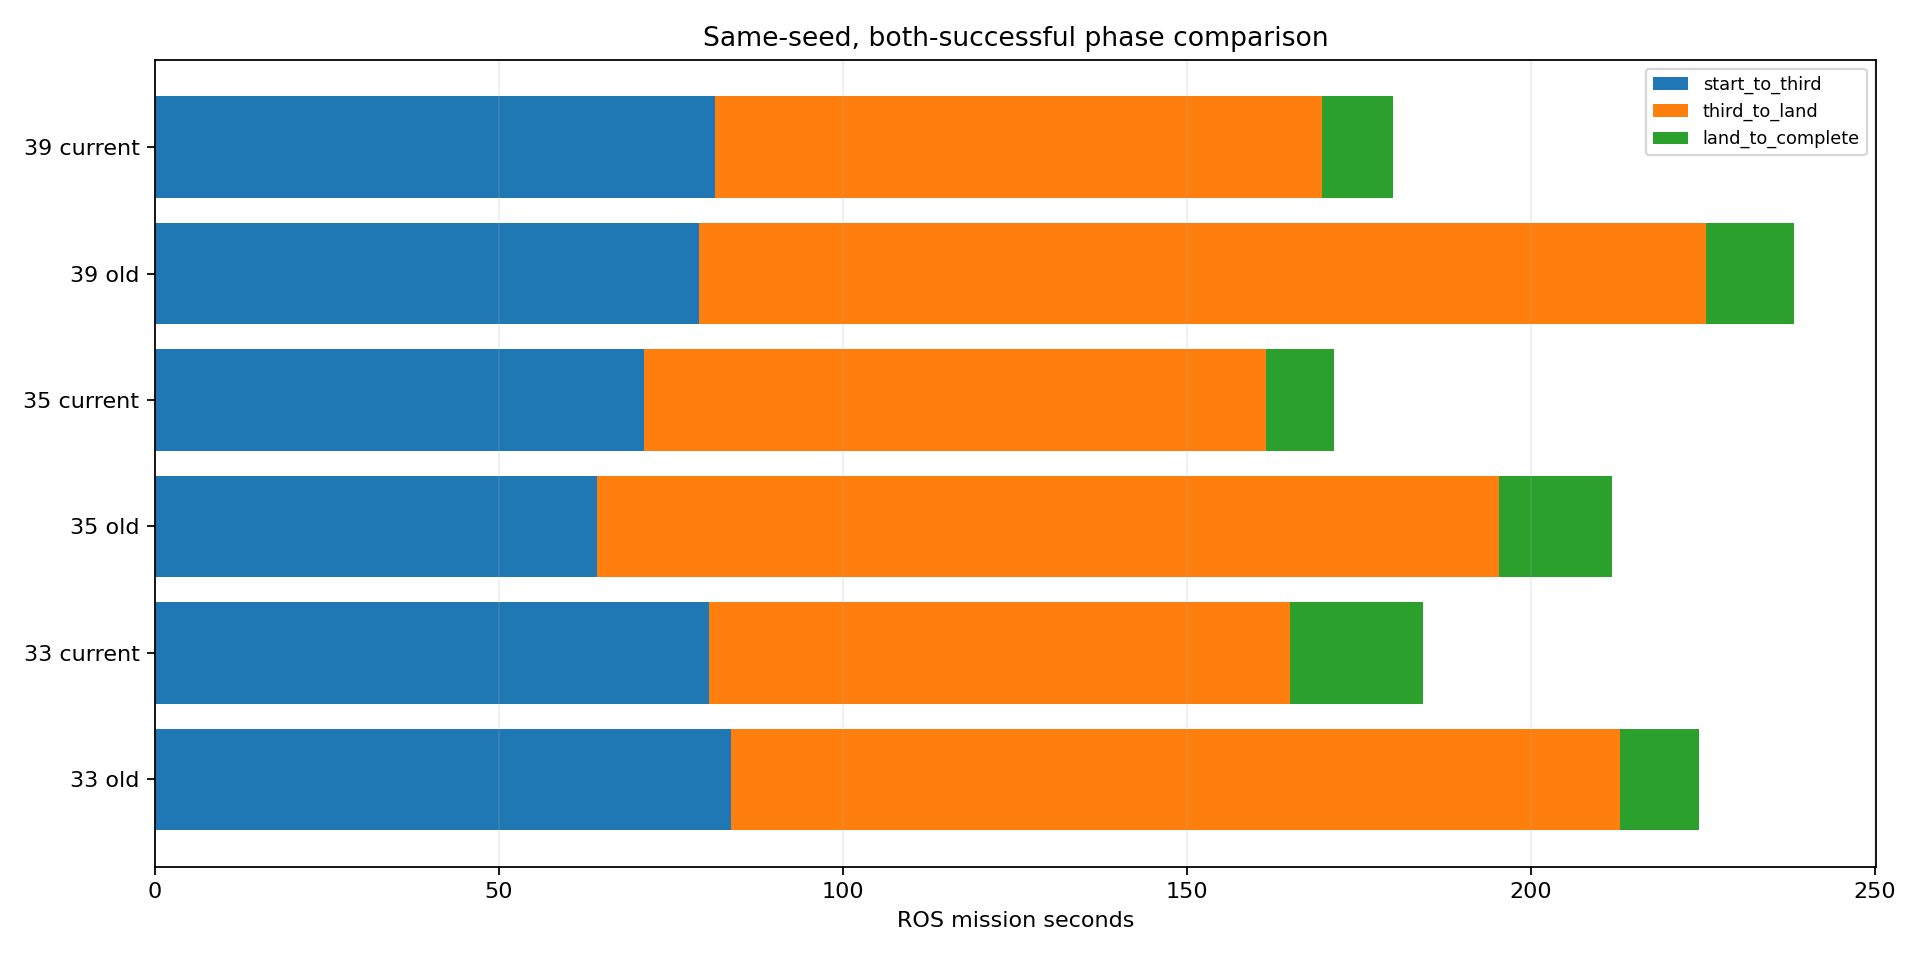

Source code (Python):
from pathlib import Path
import json
import numpy as np
import matplotlib
matplotlib.use('Agg')
import matplotlib.pyplot as plt
D=Path(__file__).resolve().parent
current=json.loads((D/'metrics.json').read_text());old=json.loads((D.parent/'high_fast_five_20260915/metrics.json').read_text())+json.loads((D.parent/'high_fast_new_seeds_20260915/metrics.json').read_text())
historical={m['seed']:m for m in old if m['label'].startswith('fast_high')};rows=[]
for m in current:
    prev=historical[m['seed']]
    if m['status']!='PASS' or prev['status']!='PASS':continue
    for label,case in [('old',prev),('current',m)]:
        events=[json.loads(l) for l in (Path(case['run'])/'key_events.jsonl').read_text().splitlines()]
        land=next(e['data']['header']['stamp']['stamp_ns']/1e9-case['start_ros_s'] for e in events if e['kind']=='decision' and e['data']['command']==5)
        rows.append(dict(seed=case['seed'],group=label,start_to_third=case['third_commit_s'],third_to_land=land-case['third_commit_s'],land_to_complete=case['completed_mission_s']-land))
(D/'matched_stages.json').write_text(json.dumps(rows,indent=2));fig,ax=plt.subplots(figsize=(12,6));left=np.zeros(len(rows))
for key in ('start_to_third','third_to_land','land_to_complete'):
    values=[r[key] for r in rows];ax.barh(range(len(rows)),values,left=left,label=key);left+=values
ax.set_yticks(range(len(rows)),[str(r['seed'])+' '+r['group'] for r in rows]);ax.set(xlabel='ROS mission seconds',title='Same-seed, both-successful phase comparison');ax.legend(fontsize=8);ax.grid(axis='x',alpha=.2);fig.tight_layout();fig.savefig(D/'matched_stages.png',dpi=160);plt.close(fig)
print(json.dumps(rows,indent=2))
